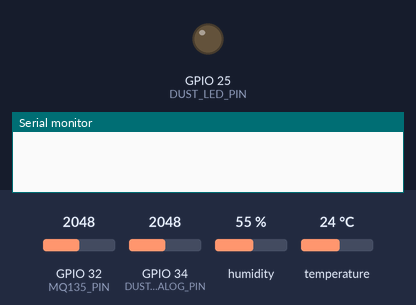
A sketch run on a simulated ESP32. Shown: output pins drawn as LEDs (lit = HIGH), the last lines printed to the serial monitor. The test bench sets the inputs (shaded band); at power-on: GPIO 32 (MQ135_PIN) = 2048, GPIO 34 (DUST_ANALOG_PIN) = 2048, humidity 55 %, temperature 24 °C. WiFi joins after 1.5 s; servers stay silent unless stated; uploads are accepted with an empty reply.

Above: at 0.0 s.
At 2.6 s:
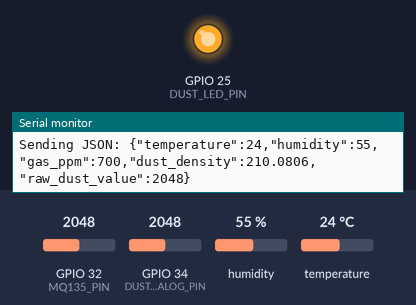
Timing chart, 0 to 4.1 s (numbered marks = the images above):
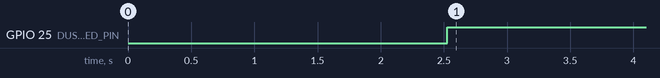

Measured:
- by itself, GPIO 25 (DUST_LED_PIN): LOW → HIGH at 2.5 s

The sketch:

sketch.ino
```cpp
#include <WiFi.h>
#include <HTTPClient.h>
#include <DHT.h>
#include <ArduinoJson.h>

#define DHTPIN 4
#define DHTTYPE DHT11

#define MQ135_PIN 32
#define DUST_ANALOG_PIN 34
#define DUST_LED_PIN 25

DHT dht(DHTPIN, DHTTYPE);

// --- WiFi and Server Configuration ---
const char* ssid = "moto g24 power_7522"; // Replace with your WiFi SSID
const char* password = "Bagaria@2004"; // Replace with your WiFi Password
const char* serverUrl = "http://192.168.152.235:5000/data"; // Replace SERVER_IP with the IP address of the machine running Flask

void setup() {
  Serial.begin(115200);
  delay(1000);

  dht.begin();

  WiFi.begin(ssid, password);
  Serial.print("Connecting to WiFi...");
  while (WiFi.status() != WL_CONNECTED) {
    delay(500);
    Serial.print(".");
  }
  Serial.println("\nConnected to WiFi!");
  Serial.print("ESP32 IP: ");
  Serial.println(WiFi.localIP());

  pinMode(DUST_LED_PIN, OUTPUT);
}

float getDustDensity() {
  // GP2Y1010AU0F pulse + read
  digitalWrite(DUST_LED_PIN, LOW);
  delayMicroseconds(280);
  int raw = analogRead(DUST_ANALOG_PIN);
  delayMicroseconds(40);
  digitalWrite(DUST_LED_PIN, HIGH);
  delayMicroseconds(9680);

  // Debug print for raw value
  Serial.print("Raw Dust ADC Value: ");
  Serial.println(raw);

  // Convert the ADC reading to voltage (0-3.3V for ESP32)
  float voltage = raw * (3.3 / 4095.0);  // ESP32 has 12-bit ADC (0-4095)

  // Debug print the voltage
  Serial.print("Dust Sensor Voltage: ");
  Serial.print(voltage);
  Serial.println(" V");

  // The datasheet indicates that the output voltage vs. dust density is roughly linear
  // with 0V corresponding to 0 µg/m³ and a sensitivity of about 0.5V per 100 µg/m³
  // The sensor has a baseline voltage of around 0.6V in clean air

  // Modified formula to better handle low values and account for baseline
  if (voltage < 0.6) {
    // Below baseline, considered as no dust
    return 0.0;
  } else {
    // Linear conversion using datasheet formula: 100 µg/m³ per 0.5V above baseline
    float dustDensity = (voltage - 0.6) * 200.0;  // (V - 0.6) * (100 µg/m³ / 0.5V)

    // Sanity check - cap at reasonable maximum
    if (dustDensity > 1000) {
      dustDensity = 1000;  // Cap at 1000 µg/m³ as a reasonable maximum for indoor air
    }

    return dustDensity;
  }
}

float getMQ135PPM() {
  int raw = analogRead(MQ135_PIN);

  // Debug print for raw value
  Serial.print("Raw MQ135 ADC Value: ");
  Serial.println(raw);

  float voltage = raw * (3.3 / 4095.0);  // 0 to 3.3V range
  float ppm = map(raw, 0, 4095, 400, 1000); // Estimation: clean air ~400ppm to polluted ~1000ppm
  return ppm;
}

void loop() {
  // Read sensor data
  float temperature = dht.readTemperature();
  float humidity = dht.readHumidity();
  float dustDensity = getDustDensity();
  float gasPPM = getMQ135PPM();

  // Store raw dust sensor value
  int rawDustValue = analogRead(DUST_ANALOG_PIN);

  // Check if readings are valid
  if (isnan(temperature) || isnan(humidity)) {
    Serial.println("DHT11 failed to read. Retrying in 5 seconds...");
    delay(5000);
    return;
  }

  // Print sensor readings for debugging
  Serial.println("Sensor Readings:");
  Serial.print("Temperature: ");
  Serial.print(temperature);
  Serial.println(" °C");

  Serial.print("Humidity: ");
  Serial.print(humidity);
  Serial.println(" %");

  Serial.print("Dust Density: ");
  Serial.print(dustDensity);
  Serial.println(" µg/m³");

  Serial.print("Gas PPM: ");
  Serial.print(gasPPM);
  Serial.println(" PPM");

  Serial.print("Raw Dust Value: ");
  Serial.println(rawDustValue);

  if (WiFi.status() == WL_CONNECTED) {
    Serial.println("Sending data to server...");

    HTTPClient http;
    http.begin(serverUrl);
    http.addHeader("Content-Type", "application/json");

    // Clear the document before populating it
    StaticJsonDocument<256> doc;

    // Send values with renamed fields plus raw dust value
    doc["temperature"] = temperature;
    doc["humidity"] = humidity;
    doc["gas_ppm"] = gasPPM;         // Renamed from air_quality_raw
    doc["dust_density"] = dustDensity; // Renamed from dust_raw
    doc["raw_dust_value"] = rawDustValue; // Added raw dust sensor value

    String jsonString;
    serializeJson(doc, jsonString);

    Serial.print("Sending JSON: ");
    Serial.println(jsonString);

    // Send the request
    int httpResponseCode = http.POST(jsonString);

    Serial.print("HTTP Response Code: ");
    Serial.println(httpResponseCode);

    if (httpResponseCode > 0) {
      String response = http.getString();
      Serial.println("Server response: " + response);

      if (httpResponseCode == 200) {
        Serial.println("Data sent successfully!");
      } else {
        Serial.print("Server returned error: ");
        Serial.println(httpResponseCode);
        Serial.println(response);
      }
    } else {
      Serial.print("Error sending HTTP request: ");
      Serial.println(httpResponseCode);
    }

    http.end();
  } else {
    Serial.println("WiFi disconnected! Attempting to reconnect...");
    WiFi.begin(ssid, password);

    // Wait a bit for connection
    int attempts = 0;
    while (WiFi.status() != WL_CONNECTED && attempts < 10) {
      delay(500);
      Serial.print(".");
      attempts++;
    }

    if (WiFi.status() == WL_CONNECTED) {
      Serial.println("Reconnected to WiFi!");
    } else {
      Serial.println("Failed to reconnect.");
    }
  }

  Serial.println("Waiting 30 seconds before next reading...");
  Serial.println("=======================================");
  delay(30000);  // Send every 30 seconds
}
```
